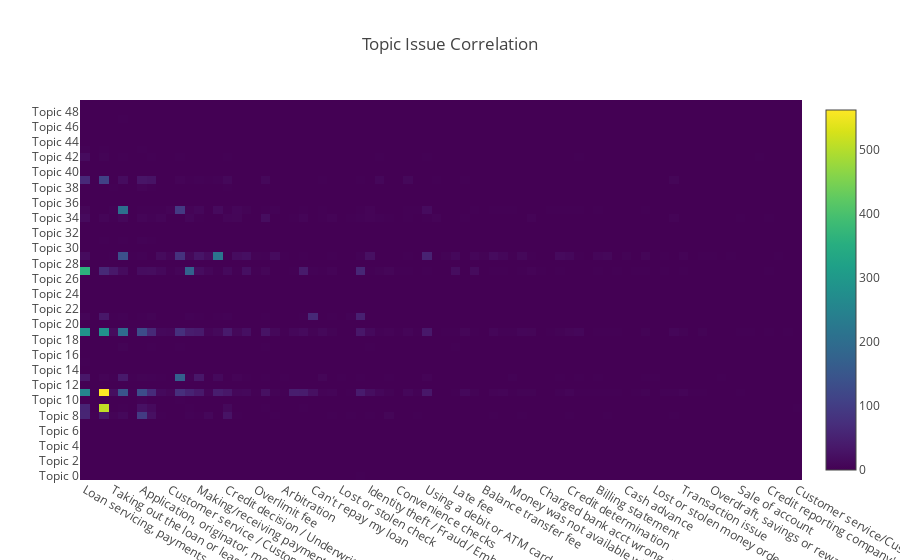

The cell this chart's notebook holds for it:
### Code cell
fig = go.Figure(data=data, layout=layout)
iplot(fig)

### Figure 1 — Plotly figure (JSON) as saved in the notebook; plotly's stock layout.template omitted (floating-point values rounded to 4 significant figures; data arrays with more than 128 entries replaced by an {"elided": "..."} marker saying what was removed)
{"data": [{"colorscale": "Viridis", "type": "heatmap", "x": ["Loan servicing, payments, escrow account", "Applied for loan/did not receive money", "Loan modification,collection,foreclosure", "Taking out the loan or lease", "Account opening, closing, or management", "Managing, opening, or closing account", "Application, originator, mortgage broker", "Settlement process and costs", "Other", "Customer service / Customer relations", "Deposits and withdrawals", "Managing the loan or lease", "Making/receiving payments, sending money", "APR or interest rate", "Problems caused by my funds being low", "Credit decision / Underwriting", "Closing/Cancelling account", "Billing disputes", "Overlimit fee", "Cont'd attempts collect debt not owed", "Unsolicited issuance of credit card", "Arbitration", "Communication tactics", "Problems when you are unable to pay", "Can't repay my loan", "Fraud or scam", "Delinquent account", "Lost or stolen check", "Getting a loan", "Dealing with my lender or servicer", "Identity theft / Fraud / Embezzlement", "False statements or representation", "Shopping for a loan or lease", "Convenience checks", "Taking/threatening an illegal action", "Application processing delay", "Using a debit or ATM card", "Bankruptcy", "Cash advance fee", "Late fee", "Improper contact or sharing of info", "Payoff process", "Balance transfer fee", "Rewards", "Other fee", "Money was not available when promised", "Advertising and marketing", "Incorrect information on credit report", "Charged bank acct wrong day or amt", "Other service issues", "Credit card protection / Debt protection", "Credit determination", "Other transaction issues", "Unable to get credit report/credit score", "Billing statement", "Credit line increase/decrease", "Incorrect/missing disclosures or info", "Cash advance", "Managing the line of credit", "Balance transfer", "Lost or stolen money order", "Charged fees or interest I didn't expect", "Disclosure verification of debt", "Transaction issue", "Forbearance / Workout plans", "Wrong amount charged or received", "Overdraft, savings or rewards features", "Payment to acct not credited", "Unauthorized transactions/trans. issues", "Sale of account", "Lender repossessed or sold the vehicle", "Excessive fees", "Credit reporting company's investigation", "Can't stop charges to bank account", "Received a loan I didn't apply for", "Customer service/Customer relations"], "y": ["Topic 0", "Topic 1", "Topic 2", "Topic 3", "Topic 4", "Topic 5", "Topic 6", "Topic 7", "Topic 8", "Topic 9", "Topic 10", "Topic 11", "Topic 12", "Topic 13", "Topic 14", "Topic 15", "Topic 16", "Topic 17", "Topic 18", "Topic 19", "Topic 20", "Topic 21", "Topic 22", "Topic 23", "Topic 24", "Topic 25", "Topic 26", "Topic 27", "Topic 28", "Topic 29", "Topic 30", "Topic 31", "Topic 32", "Topic 33", "Topic 34", "Topic 35", "Topic 36", "Topic 37", "Topic 38", "Topic 39", "Topic 40", "Topic 41", "Topic 42", "Topic 43", "Topic 44", "Topic 45", "Topic 46", "Topic 47", "Topic 48", "Topic 49"], "z": {"elided": "50x76 int values"}}], "layout": {"title": "Topic Issue Correlation", "xaxis": {"nticks": 36, "ticks": ""}, "yaxis": {"ticks": ""}}}
